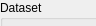
          <widget class="QWidget" name="tabHeightPlot">
           <property name="geometry">
            <rect>
             <x>0</x>
             <y>0</y>
             <width>96</width>
             <height>26</height>
            </rect>
           </property>
           <attribute name="label">
            <string>Height plot</string>
           </attribute>
           <widget class="QGroupBox" name="groupBoxHeightDataset">
            <property name="geometry">
             <rect>
              <x>0</x>
              <y>0</y>
              <width>251</width>
              <height>91</height>
             </rect>
            </property>
            <property name="title">
             <string>Dataset</string>
            </property>
            <widget class="QWidget" name="layoutWidget_3">
             <property name="geometry">
              <rect>
               <x>10</x>
               <y>20</y>
               <width>231</width>
               <height>70</height>
              </rect>
             </property>
             <layout class="QGridLayout" name="gridLayout_12">
              <item row="0" column="1">
               <widget class="QComboBox" name="comboBoxHeightDataset">
                <property name="enabled">
                 <bool>true</bool>
                </property>
               </widget>
              </item>
              <item row="0" column="0">
               <widget class="QLabel" name="labelDatasetHeight">
                <property name="text">
                 <string>Dataset (height)</string>
                </property>
               </widget>
              </item>
              <item row="2" column="1">
               <widget class="QComboBox" name="comboBoxHeightColorDataset">
                <property name="enabled">
                 <bool>true</bool>
                </property>
               </widget>
              </item>
              <item row="2" column="0">
               <widget class="QLabel" name="labelDatasetHeightColor">
                <property name="text">
                 <string>Dataset (color)</string>
                </property>
               </widget>
              </item>
             </layout>
            </widget>
           </widget>
           <widget class="QGroupBox" name="groupBoxHeightMapping">
            <property name="geometry">
             <rect>
              <x>0</x>
              <y>100</y>
              <width>251</width>
              <height>191</height>
             </rect>
            </property>
            <property name="title">
             <string>Height mapping</string>
            </property>
            <widget class="QWidget" name="layoutWidget_4">
             <property name="geometry">
              <rect>
               <x>10</x>
               <y>20</y>
               <width>237</width>
               <height>170</height>
              </rect>
             </property>
             <layout class="QVBoxLayout" name="verticalLayout_4">
              <item>
               <layout class="QGridLayout" name="gridLayout_14">
                <item row="2" column="0">
                 <widget class="QLabel" name="labelMappingMethod_2">
                  <property name="text">
                   <string>Mapping method</string>
                  </property>
                 </widget>
                </item>
                <item row="2" column="1">
                 <widget class="QComboBox" name="comboBoxHeightMappingMethod">
                  <property name="enabled">
                   <bool>true</bool>
                  </property>
                 </widget>
                </item>
                <item row="3" column="0">
                 <widget class="QLabel" name="labelMinValue_2">
                  <property name="text">
                   <string>Minimal value</string>
                  </property>
                 </widget>
                </item>
                <item row="3" column="1">
                 <widget class="QDoubleSpinBox" name="doubleSpinBoxHeightMin">
                  <property name="enabled">
                   <bool>true</bool>
                  </property>
                  <property name="locale">
                   <locale language="English" country="UnitedStates"/>
                  </property>
                  <property name="decimals">
                   <number>3</number>
                  </property>
                  <property name="minimum">
                   <double>-500.000000000000000</double>
                  </property>
                  <property name="maximum">
                   <double>500.000000000000000</double>
                  </property>
                  <property name="singleStep">
                   <double>0.010000000000000</double>
                  </property>
                 </widget>
                </item>
                <item row="4" column="0">
                 <widget class="QLabel" name="labelMappingMethod_4">
                  <property name="text">
                   <string>Maximal value</string>
                  </property>
                 </widget>
                </item>
                <item row="4" column="1">
                 <widget class="QDoubleSpinBox" name="doubleSpinBoxHeightMax">
                  <property name="enabled">
                   <bool>true</bool>
                  </property>
                  <property name="locale">
                   <locale language="English" country="UnitedStates"/>
                  </property>
                  <property name="decimals">
                   <number>3</number>
                  </property>
                  <property name="maximum">
                   <double>10000.000000000000000</double>
                  </property>
                  <property name="singleStep">
                   <double>0.010000000000000</double>
                  </property>
                  <property name="value">
                   <double>1.000000000000000</double>
                  </property>
                 </widget>
                </item>
                <item row="1" column="0">
                 <widget class="QLabel" name="labelMappingMethod_5">
                  <property name="text">
                   <string>Maximal height</string>
                  </property>
                 </widget>
                </item>
                <item row="1" column="1">
                 <widget class="QDoubleSpinBox" name="doubleSpinBoxHeightMaxHeight">
                  <property name="enabled">
                   <bool>true</bool>
                  </property>
                  <property name="locale">
                   <locale language="English" country="UnitedStates"/>
                  </property>
                  <property name="decimals">
                   <number>3</number>
                  </property>
                  <property name="minimum">
                   <double>-20.000000000000000</double>
                  </property>
                  <property name="maximum">
                   <double>20.000000000000000</double>
                  </property>
                  <property name="singleStep">
                   <double>1.000000000000000</double>
                  </property>
                  <property name="value">
                   <double>8.000000000000000</double>
                  </property>
                 </widget>
                </item>
               </layout>
              </item>
              <item>
               <widget class="QPushButton" name="pushButtonHeightRescale">
                <property name="enabled">
                 <bool>true</bool>
                </property>
                <property name="text">
                 <string>Rescale</string>
                </property>
               </widget>
              </item>
             </layout>
            </widget>
           </widget>
           <widget class="QGroupBox" name="groupBoxHeightGrid">
            <property name="geometry">
             <rect>
              <x>0</x>
              <y>300</y>
              <width>251</width>
              <height>121</height>
             </rect>
            </property>
            <property name="title">
             <string>Grid</string>
            </property>
            <widget class="QWidget" name="layoutWidget_5">
             <property name="geometry">
              <rect>
               <x>10</x>
               <y>20</y>
               <width>231</width>
               <height>93</height>
              </rect>
             </property>
             <layout class="QGridLayout" name="gridLayout_15">
              <item row="2" column="0">
               <widget class="QLabel" name="labelHeightGrid">
                <property name="text">
                 <string>Grid height</string>
                </property>
               </widget>
              </item>
              <item row="0" column="0">
               <widget class="QCheckBox" name="checkBoxHeightDrawGrid">
                <property name="text">
                 <string>Draw grid</string>
                </property>
                <property name="checked">
                 <bool>true</bool>
                </property>
               </widget>
              </item>
              <item row="2" column="1">
               <widget class="QDoubleSpinBox" name="doubleSpinBoxHeightMax_2">
                <property name="enabled">
                 <bool>true</bool>
                </property>
                <property name="locale">
                 <locale language="English" country="UnitedStates"/>
                </property>
                <property name="decimals">
                 <number>3</number>
                </property>
                <property name="minimum">
                 <double>-40.000000000000000</double>
                </property>
                <property name="maximum">
                 <double>40.000000000000000</double>
                </property>
                <property name="singleStep">
                 <double>4.000000000000000</double>
                </property>
                <property name="value">
                 <double>-4.000000000000000</double>
                </property>
               </widget>
              </item>
              <item row="3" column="1">
               <widget class="QSlider" name="horizontalSliderHeightAlpha">
                <property name="enabled">
                 <bool>true</bool>
                </property>
                <property name="minimum">
                 <number>0</number>
                </property>
                <property name="maximum">
                 <number>20</number>
                </property>
                <property name="pageStep">
                 <number>2</number>
                </property>
                <property name="value">
                 <number>2</number>
                </property>
                <property name="orientation">
                 <enum>Qt::Horizontal</enum>
                </property>
                <property name="tickPosition">
                 <enum>QSlider::TicksBelow</enum>
                </property>
               </widget>
              </item>
              <item row="3" column="0">
               <widget class="QLabel" name="labelHeightGridTransparency">
                <property name="text">
                 <string>Transparency</string>
                </property>
               </widget>
              </item>
             </layout>
            </widget>
           </widget>
          </widget>
